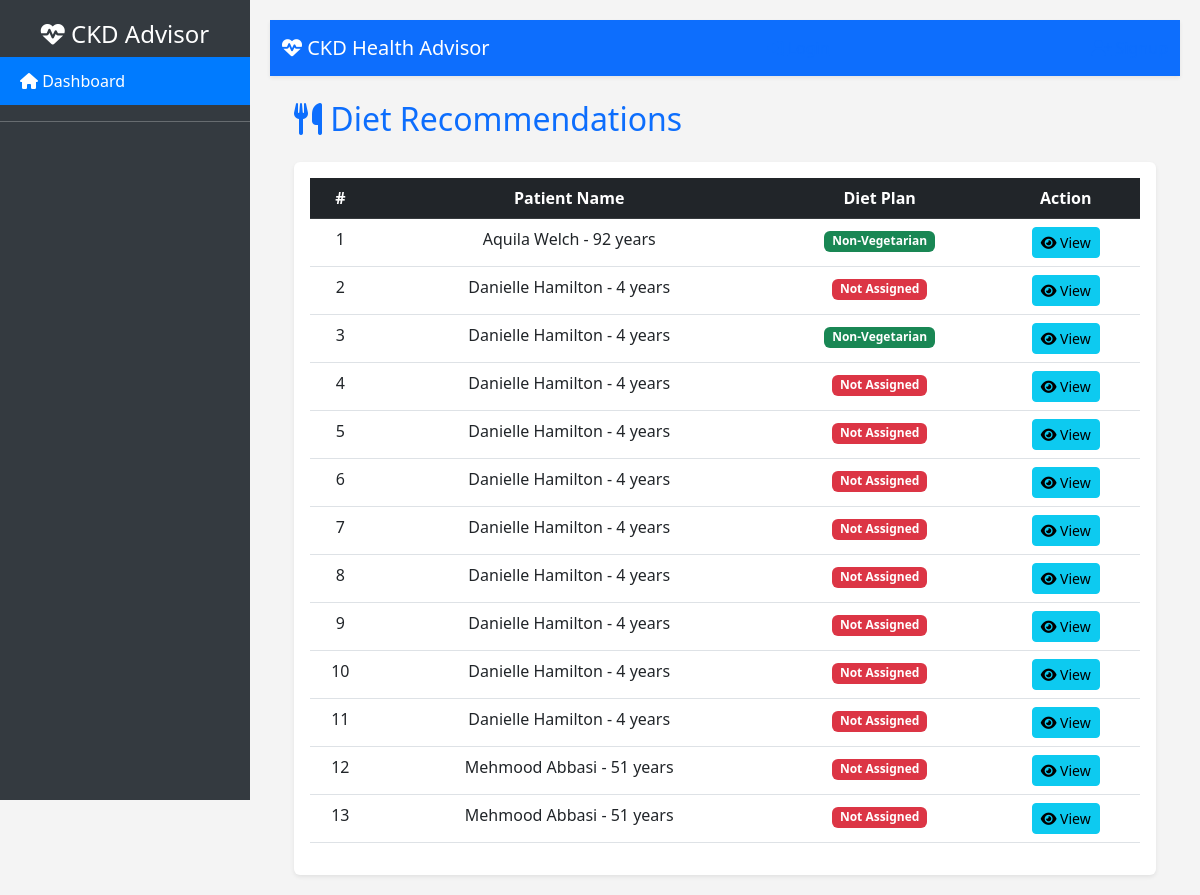
The page /Doctor/diet/ on the database its author committed.
### patient/models.py (models this page shows, shortened)
class Patient(models.Model):
    patient_info = models.ForeignKey(
        PatientInfo,
        on_delete=models.CASCADE,
        related_name="patients"
    )
    age = models.FloatField()
    bp = models.FloatField(verbose_name="Blood Pressure")
    sg = models.FloatField(verbose_name="Specific Gravity")
    al = models.FloatField(verbose_name="Albumin")
    su = models.FloatField(verbose_name="Sugar")
    rbc = models.CharField(max_length=10, verbose_name="Red Blood Cells")
    pc = models.CharField(max_length=10, verbose_name="Pus Cells")
    pcc = models.CharField(max_length=10, verbose_name="Pus Cell Clumps")
    ba = models.CharField(max_length=10, verbose_name="Bacteria")
    bgr = models.FloatField(verbose_name="Blood Glucose Random")
    bu = models.FloatField(verbose_name="Blood Urea")
    sc = models.FloatField(verbose_name="Serum Creatinine")
    sod = models.FloatField(verbose_name="Sodium")
    pot = models.FloatField(verbose_name="Potassium")
    hemo = models.FloatField(verbose_name="Hemoglobin")
    pcv = models.FloatField(verbose_name="Packed Cell Volume")
    wc = models.FloatField(verbose_name="White Blood Cell Count")
    rc = models.FloatField(verbose_name="Red Blood Cell Count")
    htn = models.CharField(max_length=3, verbose_name="Hypertension")
    dm = models.CharField(max_length=3, verbose_name="Diabetes Mellitus")
    cad = models.CharField(max_length=3, verbose_name="Coronary Artery Disease")
    appet = models.CharField(max_length=10, verbose_name="Appetite")
    pe = models.CharField(max_length=3, verbose_name="Pedal Edema")
    ane = models.CharField(max_length=3, verbose_name="Anemia")
    prediction = models.CharField(max_length=50)
    created_at = models.DateTimeField(auto_now_add=True)

class PatientInfo(models.Model):
    user = models.OneToOneField(
        CustomUser,
        on_delete=models.CASCADE,
        related_name="patient_info"
    )
    name = models.CharField(max_length=100)
    father_name = models.CharField(max_length=100)
    age = models.PositiveIntegerField()
    address = models.TextField()
    created_at = models.DateTimeField(auto_now_add=True)
    def __str__(self):
        return f"{self.name} - {self.age} years"

class DietRecommendation(models.Model):
    DIET_CHOICES = [
        ('Vegetarian', 'Vegetarian'),
        ('Non-Vegetarian', 'Non-Vegetarian'),
        ('Vegan', 'Vegan'),
    ]
    patient = models.OneToOneField(
        Patient,
        on_delete=models.CASCADE,
        related_name="diet"
    )
    diet_type = models.CharField(max_length=20, choices=DIET_CHOICES)
    cuisine_style = models.CharField(max_length=100, blank=True, null=True)
    additional_notes = models.TextField(blank=True, null=True)
    recommended_meals = models.TextField(help_text="List recommended meals")
    created_at = models.DateTimeField(auto_now_add=True)

### Doctor/views.py (the view)
# urls.py: path('diet/', DietRecommendationListView.as_view(), name='diet_recommendation_list'),
class DietRecommendationListView(ListView):
    model = Patient
    template_name = "diet/diet_recommendation_list.html"
    context_object_name = "patients"

### templates/diet/diet_recommendation_list.html (shortened to what this page needs)
{% extends "base.html" %}
{% block content %}
<div class="container">
    <h2 class="mb-4 text-primary"><i class="fas fa-utensils"></i> Diet Recommendations</h2>
    <div class="card shadow-sm border-0">
        <div class="card-body">
            <table class="table table-hover text-center">
                <thead class="table-dark">
                    <tr>
                        <th>#</th>
                        <th>Patient Name</th>
                        <th>Diet Plan</th>
                        <th>Action</th>
                    </tr>
                </thead>
                <tbody>
                    {% for patient in patients %}
                    <tr>
                        <td>{{ forloop.counter }}</td>
                        <td>{{ patient.patient_info }}</td>
                        <td>
                            {% if patient.diet %}
                                <span class="badge bg-success">{{ patient.diet.diet_type }}</span>
                            {% else %}
                                <span class="badge bg-danger">Not Assigned</span>
                            {% endif %}
                        </td>
                        <td>
                            <a href="{% url 'diet_recommendation_detail' patient.id %}" class="btn btn-info btn-sm">
                                <i class="fas fa-eye"></i> View
                            </a>
                        </td>
                    </tr>
                    {% empty %}
                    <tr>
                        <td colspan="4" class="text-muted">No diet recommendations available.</td>
                    </tr>
                    {% endfor %}
                </tbody>
            </table>
        </div>
    </div>
</div>
{% endblock %}

### templates/base.html (style rules this page uses)
body { background: #f4f4f4; display: flex; }

### rows shown on the page
Patient: patient_info "Aquila Welch - 92 years", diet.diet_type "Non-Vegetarian"
Patient: patient_info "Danielle Hamilton - 4 years", shows "Not Assigned"
Patient: patient_info "Danielle Hamilton - 4 years", diet.diet_type "Non-Vegetarian"
Patient: patient_info "Danielle Hamilton - 4 years", shows "Not Assigned"
Patient: patient_info "Danielle Hamilton - 4 years", shows "Not Assigned"
Patient: patient_info "Danielle Hamilton - 4 years", shows "Not Assigned"
Patient: patient_info "Danielle Hamilton - 4 years", shows "Not Assigned"
Patient: patient_info "Danielle Hamilton - 4 years", shows "Not Assigned"
Patient: patient_info "Danielle Hamilton - 4 years", shows "Not Assigned"
Patient: patient_info "Danielle Hamilton - 4 years", shows "Not Assigned"
Patient: patient_info "Danielle Hamilton - 4 years", shows "Not Assigned"
Patient: patient_info "Mehmood Abbasi - 51 years", shows "Not Assigned"
Patient: patient_info "Mehmood Abbasi - 51 years", shows "Not Assigned"
